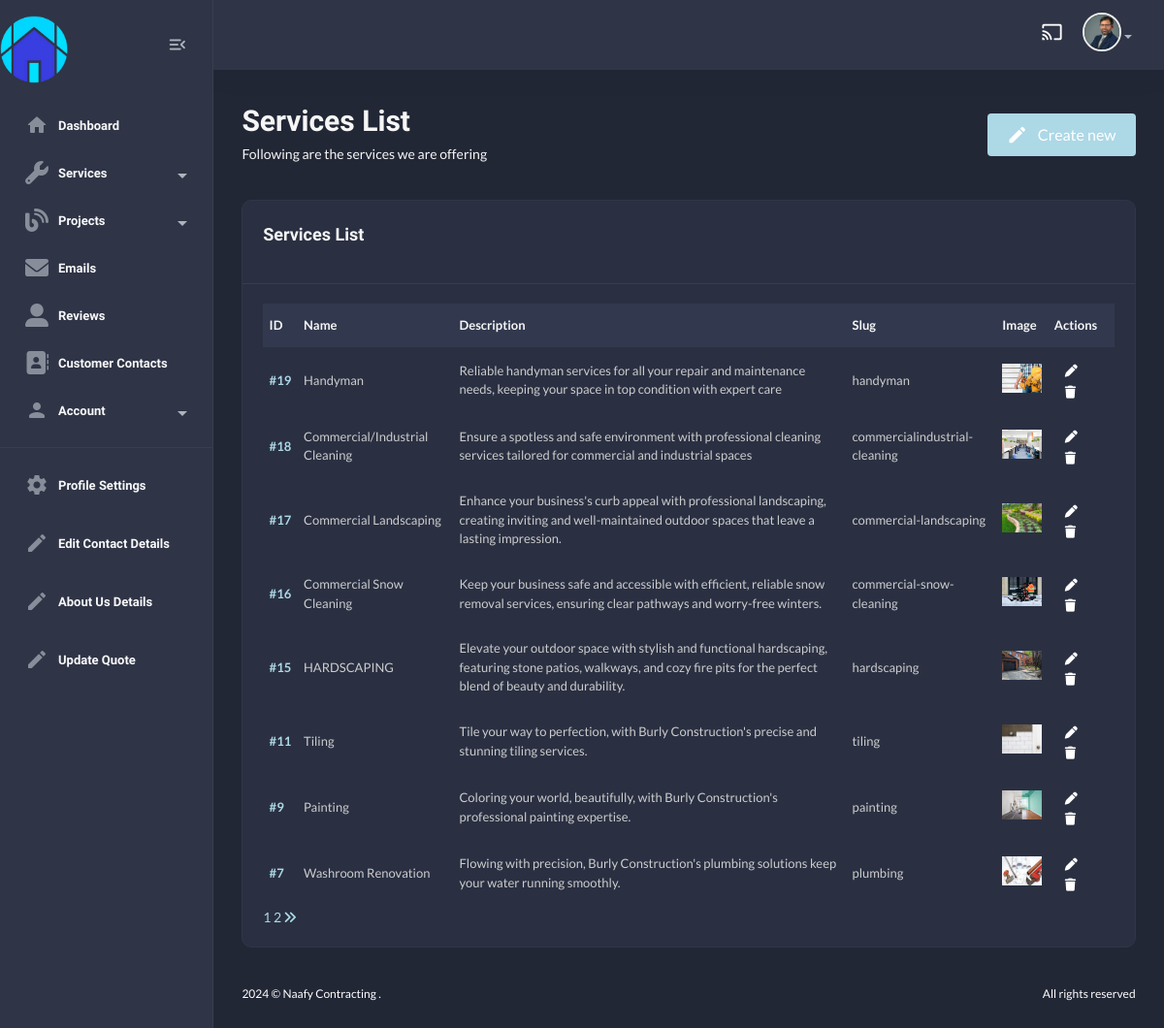
Screenshot of /useradmin/services/ (signed in) with the database file from the repository.
### useradmin/models.py (models this page shows, shortened)
class Profile(models.Model):
    user = models.OneToOneField(User, on_delete=models.CASCADE)
    first_name = models.CharField(max_length=255, blank=True, null=True)
    last_name = models.CharField(max_length=255, blank=True, null=True)
    email = models.EmailField(max_length=255, blank=True, null=True)
    bio = models.TextField(default="This is My Bio!")
    address = models.CharField(max_length=255, blank=True, null=True)
    profile_image = models.ImageField(upload_to='profile_images/', blank=True, null=True)
    last_updated = models.DateTimeField(auto_now=True)

### services/models.py (models this page shows, shortened)
class Service(models.Model):
    name = models.CharField(max_length=100)
    description = models.TextField()
    slug = models.SlugField(unique=True, blank=True)
    image = models.ImageField(upload_to="services/", default="service.jpg")
    class Meta:
        verbose_name_plural = "Services"

### useradmin/views.py (the view)
# urls.py: path("services/", views.service_view, name="service-list"),
@login_required
def service_view(request):
    services = Service.objects.all().order_by("-id")
    paginator = Paginator(services, 8)
    page_number = request.GET.get("page")
    page_obj = paginator.get_page(page_number)
    context = {
        "services" : page_obj,
    }
    return render(request, "useradmin/service-list.html", context)

### home/context_processors.py (called while the page is built)
def default(request):
    contact_details = ContactDetails.objects.first()
    return {
        "contact_details" : contact_details,
    }

### templates/useradmin/service-list.html (shortened to what this page needs)
{% extends "useradmin/base.html" %}
    {% load static %}
        {% block content %}
            <section class="content-main">
                <div class="content-header">
                    <div>
                        <h2 class="content-title card-title">Services List</h2>
                        <p>Following are the services we are offering</p>
                    </div>
                    <div>
                        <a href="{% url "useradmin:add-service" %}" class="btn button-hover-effect rounded"><i class="material-icons md-edit mr-10"></i>Create new</a>
                    </div>
                </div>
                <div class="card mb-4">
                    <header class="card-header">
                        <h4 class="card-title">Services List</h4>
                    </header>
                    <div class="card-body">
                        <div class="table-responsive">
                            <div class="table-responsive">
                                <table class="table align-middle table-nowrap mb-0">
                                    <thead class="table-light">
                                        <tr>
                                            <th class="align-middle" scope="col">ID</th>
                                            <th class="align-middle" scope="col">Name</th>
                                            <th class="align-middle" scope="col">Description</th>
                                            <th class="align-middle" scope="col">Slug</th>
                                            <th class="align-middle" scope="col">Image</th>
                                            <th class="align-middle" scope="col">Actions</th>
                                        </tr>
                                    </thead>
                                    <tbody>
                                        {% for s in services %}
                                            <tr>
                                                <td><a href="{% url "useradmin:service-detail" s.slug %}" class="fw-bold">#{{s.id}}</a></td>
                                                <td>{{s.name}}</td>
                                                <td>{{s.description}}</td>
                                                <td>{{s.slug}}</td>
                                                <td><img src="{{s.image.url}}" style="width:50px; height:30px" alt=""></td>
                                                <td>
                                                    <a href="{% url 'useradmin:edit-service' s.slug %}" class="btn btn-sm d-inline"><i class="fas fa-pen"></i></a>
                                                    <a href="{% url 'useradmin:delete-service' s.slug %}" class="btn btn-sm d-inline"><i class="fas fa-trash"></i></a>
                                                </td>
                                            </tr>
                                        {% endfor %}
                                    </tbody>
                                </table>
                            </div>
                        </div>
                        {% if services %}
                            <div class="row">
                                <div class="col-lg-12">
                                    <div class="blog__pagination">
                                        {% for num in services.paginator.page_range %}
                                            {% if services.number == num %}
                                                <a href="?page={{ num }}" class="active">{{ num }}</a>
                                            {% else %}
                                                <a href="?page={{ num }}">{{ num }}</a>
                                            {% endif %}
                                        {% endfor %}
                                        {% if services.has_next %}
                                            <a href="?page={{ services.next_page_number }}"><i class="fa fa-angle-double-right"></i></a>
                                        {% endif %}
                                    </div>
                                </div>
                            </div>
                        {% endif %}
                    </div>
                </div>
            </section>
{% endblock content %}

### templates/useradmin/base.html (shortened to what this page needs)
{% load static %}
<!DOCTYPE html>
<html lang="en">
    <head>
        <link href="{% static 'assets1/css/main.css' %}" rel="stylesheet" type="text/css" />
        <link rel="stylesheet" href="https://use.fontawesome.com/releases/v5.15.4/css/all.css">
        <link rel="stylesheet" href="{% static 'css/custom.css' %}" type="text/css">
        <link rel="stylesheet" href="https://cdnjs.cloudflare.com/ajax/libs/font-awesome/6.0.0/css/all.min.css">
    </head>
    <body class="dark">
        <aside class="navbar-aside" id="offcanvas_aside">
            <div class="d-flex justify-content-center align-items-center">
                <a href="{% url 'home:home' %}" target="_blank" class="brand-wrap">
                    <img src="{% static 'img/logo.png' %}" class="logo mr-100 mt-3" width="70px" alt="Naafy Dashboard" />
                </a>
                <div class="mx-3">
                    <button class="btn btn-icon btn-aside-minimize">
                        <i class="text-muted material-icons md-menu_open"></i>
                    </button>
                </div>
            </div>
            <nav>
                <ul class="menu-aside">
                    <li class="menu-item {% url 'useradmin:dashboard' as dashboard_url %} {% if request.path == dashboard_url %}active{% endif %}">
                        <a class="menu-link" href="{% url 'useradmin:dashboard' %}">
                            <i class="icon material-icons md-home"></i>
                            <span class="text">Dashboard</span>
                        </a>
                    </li>
                    <li class="menu-item has-submenu">
                        <a class="menu-link" href="#">
                            <i class="icon fas fa-wrench"></i>
                            <span class="text">Services</span>
                        </a>
                    </li>
                    <li class="menu-item has-submenu">
                        <a class="menu-link" href="#">
                            <i class="icon fas fa-blog"></i>
                            <span class="text">Projects</span>
                        </a>
                    </li>
                    <li class="menu-item {% url 'useradmin:email-list' as email_list_url %} {% if request.path == email_list_url %}active{% endif %}">
                        <a class="menu-link" href="{% url 'useradmin:email-list' %}">
                            <i class="icon fas fa-envelope"></i>
                            <span class="text">Emails</span>
                        </a>
                    </li>
                    <li class="menu-item {% url 'useradmin:reviews-list' as reviews_list_url %} {% if request.path == reviews_list_url %}active{% endif %}">
                        <a class="menu-link" href="{% url 'useradmin:reviews-list' %}">
                            <i class="icon fas fa-user-alt"></i>
                            <span class="text">Reviews</span>
                        </a>
                    </li>
                    <li class="menu-item {% url 'useradmin:contact-list' as contact_list_url %} {% if request.path == contact_list_url %}active{% endif %}">
                        <a class="menu-link" href="{% url 'useradmin:contact-list' %}">
                            <i class="icon fas fa-address-book"></i>
                            <span class="text">Customer Contacts</span>
                        </a>
                    </li>
                        <li class="menu-item has-submenu">
                            <a class="menu-link">
                                <i class="icon material-icons md-person"></i>
                                <span class="text">Account</span>
                            </a>
                </ul>
                <hr />
                <ul class="menu-aside">
                    <li class="menu-item">
                        <a class="menu-link" href="{% url "useradmin:profile" %}">
                            <i class="icon material-icons md-settings"></i>
                            <span class="text">Profile Settings</span>
                        </a>
                    </li>
                </ul>
                <ul class="menu-aside">
                    <li class="menu-item">
                        <a class="menu-link" href="{% url "useradmin:contact-details" %}">
                            <i class="icon material-icons md-edit"></i>
                            <span class="text">Edit Contact Details</span>
                        </a>
                    </li>
                </ul>
                <ul class="menu-aside">
                    <li class="menu-item">
                        <a class="menu-link" href="{% url "useradmin:about-us" %}">
                            <i class="icon material-icons md-edit"></i>
                            <span class="text">About Us Details</span>
                        </a>
                    </li>
                </ul>
                <ul class="menu-aside">
                    <li class="menu-item">
                        <a class="menu-link" href="{% url "useradmin:quote-view" %}">
                            <i class="icon material-icons md-edit"></i>
                            <span class="text">Update Quote</span>
                        </a>
                    </li>
                </ul>
                <br />
                <br />
            </nav>
        </aside>
        <main class="main-wrap">
            <header class="main-header navbar">
                <div class="col-nav ms-auto">
                    <ul class="nav ms-auto">
                        <li class="nav-item">
                            <a href="#" class="requestfullscreen nav-link btn-icon"><i class="material-icons md-cast"></i></a>
                        </li>
                        <li class="dropdown nav-item">
                            {% if request.user.profile.profile_image %}
                            <a class="dropdown-toggle" data-bs-toggle="dropdown" href="#" id="dropdownAccount" aria-expanded="false"> <img class="img-xs rounded-circle" src="{{request.user.profile.profile_image.url}}" alt="User" /></a>
                            {% endif %}
                        </li>
                    </ul>
                </div>
            </header>
            {% block content %}
            {% endblock content %}
            <footer class="main-footer font-xs">
                <div class="row pb-30 pt-15">
                    <div class="col-sm-6">
                        &copy; Naafy Contracting .
                    </div>
                    <div class="col-sm-6">
                        <div class="text-sm-end">All rights reserved</div>
                    </div>
                </div>
            </footer>
        </main>
    </body>
</html>

### static/css/custom.css (style rules this page uses)
.button-hover-effect { background-color: #ADD8E6; border: none; color: white; padding: 10px 20px; font-size: 16px; cursor: pointer; transition: background-color 0.4s ease-in-out, transform 0.3s ease; position: relative; overflow: hidden; }
.button-hover-effect::before { content: ''; position: absolute; top: 0; left: -100%; width: 100%; height: 100%; background-color: #6F9ACB; transition: left 0.4s ease; z-index: -1; }

### rows the page displays
Service: id "19", name "Handyman", description "Reliable handyman services for all your repair and maintenance needs, keeping your space in top condition with expert care", slug "handyman", image (picture)
Service: id "18", name "Commercial/Industrial Cleaning", description "Ensure a spotless and safe environment with professional cleaning services tailored for commercial and industrial spaces", slug "commercialindustrial-cleaning", image (picture)
Service: id "17", name "Commercial Landscaping", description "Enhance your business's curb appeal with professional landscaping, creating inviting and well-maintained outdoor spaces that leave a lasting impression.", slug "commercial-landscaping", image (picture)
Service: id "16", name "Commercial Snow Cleaning", description "Keep your business safe and accessible with efficient, reliable snow removal services, ensuring clear pathways and worry-free winters.", slug "commercial-snow-cleaning", image (picture)
Service: id "15", name "HARDSCAPING", description "Elevate your outdoor space with stylish and functional hardscaping, featuring stone patios, walkways, and cozy fire pits for the perfect blend of beauty and durability.", slug "hardscaping", image (picture)
Service: id "11", name "Tiling", description "Tile your way to perfection, with Burly Construction's precise and stunning tiling services.", slug "tiling", image (picture)
Service: id "9", name "Painting", description "Coloring your world, beautifully, with Burly Construction's professional painting expertise.", slug "painting", image (picture)
Service: id "7", name "Washroom Renovation", description "Flowing with precision, Burly Construction's plumbing solutions keep your water running smoothly.", slug "plumbing", image (picture)

### other values shown
{{ num }} "1"
{{ num }} "2"
